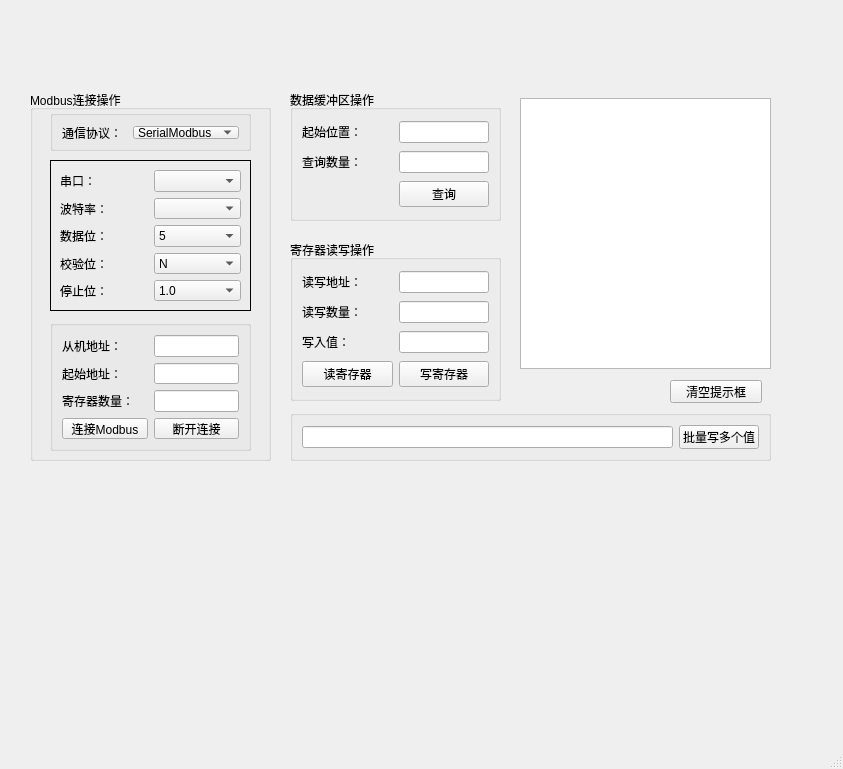
<?xml version="1.0" encoding="UTF-8"?>
<ui version="4.0">
 <class>ManagerTool</class>
 <widget class="QMainWindow" name="ManagerTool">
  <property name="geometry">
   <rect>
    <x>0</x>
    <y>0</y>
    <width>843</width>
    <height>769</height>
   </rect>
  </property>
  <property name="windowTitle">
   <string>MainWindow</string>
  </property>
  <widget class="QWidget" name="centralwidget">
   <widget class="QGroupBox" name="groupBox_connect">
    <property name="geometry">
     <rect>
      <x>30</x>
      <y>90</y>
      <width>241</width>
      <height>371</height>
     </rect>
    </property>
    <property name="title">
     <string>Modbus连接操作</string>
    </property>
    <widget class="QStackedWidget" name="stackedWidget">
     <property name="geometry">
      <rect>
       <x>20</x>
       <y>70</y>
       <width>201</width>
       <height>151</height>
      </rect>
     </property>
     <property name="frameShape">
      <enum>QFrame::Panel</enum>
     </property>
     <property name="frameShadow">
      <enum>QFrame::Plain</enum>
     </property>
     <property name="lineWidth">
      <number>1</number>
     </property>
     <property name="midLineWidth">
      <number>0</number>
     </property>
     <property name="currentIndex">
      <number>0</number>
     </property>
     <widget class="QWidget" name="page_serial">
      <layout class="QHBoxLayout" name="horizontalLayout">
       <item>
        <layout class="QGridLayout" name="gridLayout" columnstretch="1,1" rowminimumheight="1,1,1,1,1">
         <item row="0" column="0">
          <widget class="QLabel" name="label">
           <property name="text">
            <string>串口：</string>
           </property>
          </widget>
         </item>
         <item row="1" column="0">
          <widget class="QLabel" name="label_2">
           <property name="text">
            <string>波特率：</string>
           </property>
          </widget>
         </item>
         <item row="2" column="0">
          <widget class="QLabel" name="label_3">
           <property name="text">
            <string>数据位：</string>
           </property>
          </widget>
         </item>
         <item row="3" column="0">
          <widget class="QLabel" name="label_4">
           <property name="text">
            <string>校验位：</string>
           </property>
          </widget>
         </item>
         <item row="0" column="1">
          <widget class="QComboBox" name="comboBox_portname"/>
         </item>
         <item row="4" column="0">
          <widget class="QLabel" name="label_5">
           <property name="text">
            <string>停止位：</string>
           </property>
          </widget>
         </item>
         <item row="1" column="1">
          <widget class="QComboBox" name="comboBox_baudrate"/>
         </item>
         <item row="2" column="1">
          <widget class="QComboBox" name="comboBox_databit">
           <item>
            <property name="text">
             <string>5</string>
            </property>
           </item>
           <item>
            <property name="text">
             <string>6</string>
            </property>
           </item>
           <item>
            <property name="text">
             <string>7</string>
            </property>
           </item>
           <item>
            <property name="text">
             <string>8</string>
            </property>
           </item>
          </widget>
         </item>
         <item row="3" column="1">
          <widget class="QComboBox" name="comboBox_parity">
           <item>
            <property name="text">
             <string>N</string>
            </property>
           </item>
           <item>
            <property name="text">
             <string>O</string>
            </property>
           </item>
           <item>
            <property name="text">
             <string>E</string>
            </property>
           </item>
          </widget>
         </item>
         <item row="4" column="1">
          <widget class="QComboBox" name="comboBox_stopbit">
           <item>
            <property name="text">
             <string>1.0</string>
            </property>
           </item>
           <item>
            <property name="text">
             <string>1.5</string>
            </property>
           </item>
           <item>
            <property name="text">
             <string>2.0</string>
            </property>
           </item>
          </widget>
         </item>
        </layout>
       </item>
      </layout>
     </widget>
     <widget class="QWidget" name="page_tcp">
      <layout class="QHBoxLayout" name="horizontalLayout_2">
       <item>
        <layout class="QGridLayout" name="gridLayout_2" rowstretch="1,0" columnstretch="1,0">
         <item row="0" column="0">
          <widget class="QLabel" name="label_7">
           <property name="text">
            <string>Ip地址：</string>
           </property>
          </widget>
         </item>
         <item row="0" column="1">
          <widget class="QLineEdit" name="lineEdit_ip_address"/>
         </item>
         <item row="1" column="0">
          <widget class="QLabel" name="label_6">
           <property name="text">
            <string>端口号：</string>
           </property>
          </widget>
         </item>
         <item row="1" column="1">
          <widget class="QLineEdit" name="lineEdit_port_number"/>
         </item>
        </layout>
       </item>
      </layout>
     </widget>
    </widget>
    <widget class="QGroupBox" name="groupBox_2">
     <property name="geometry">
      <rect>
       <x>20</x>
       <y>230</y>
       <width>201</width>
       <height>131</height>
      </rect>
     </property>
     <property name="title">
      <string/>
     </property>
     <property name="flat">
      <bool>false</bool>
     </property>
     <layout class="QHBoxLayout" name="horizontalLayout_5">
      <item>
       <layout class="QGridLayout" name="gridLayout_3" columnstretch="1,1">
        <item row="1" column="0">
         <widget class="QLabel" name="label_10">
          <property name="text">
           <string>起始地址：</string>
          </property>
         </widget>
        </item>
        <item row="1" column="1">
         <widget class="QLineEdit" name="lineEdit_start_address"/>
        </item>
        <item row="3" column="1">
         <widget class="QPushButton" name="pushButton_disconnect">
          <property name="text">
           <string>断开连接</string>
          </property>
         </widget>
        </item>
        <item row="2" column="1">
         <widget class="QLineEdit" name="lineEdit_register_number"/>
        </item>
        <item row="2" column="0">
         <widget class="QLabel" name="label_11">
          <property name="text">
           <string>寄存器数量：</string>
          </property>
         </widget>
        </item>
        <item row="3" column="0">
         <widget class="QPushButton" name="pushButton_connect">
          <property name="text">
           <string>连接Modbus</string>
          </property>
         </widget>
        </item>
        <item row="0" column="0">
         <widget class="QLabel" name="label_8">
          <property name="text">
           <string>从机地址：</string>
          </property>
         </widget>
        </item>
        <item row="0" column="1">
         <widget class="QLineEdit" name="lineEdit_slave_address"/>
        </item>
       </layout>
      </item>
     </layout>
    </widget>
    <widget class="QGroupBox" name="groupBox">
     <property name="geometry">
      <rect>
       <x>20</x>
       <y>20</y>
       <width>201</width>
       <height>41</height>
      </rect>
     </property>
     <property name="title">
      <string/>
     </property>
     <property name="flat">
      <bool>false</bool>
     </property>
     <property name="checkable">
      <bool>false</bool>
     </property>
     <layout class="QHBoxLayout" name="horizontalLayout_4">
      <property name="topMargin">
       <number>10</number>
      </property>
      <item>
       <layout class="QHBoxLayout" name="horizontalLayout_3">
        <item>
         <widget class="QLabel" name="label_16">
          <property name="text">
           <string>通信协议：</string>
          </property>
         </widget>
        </item>
        <item>
         <widget class="QComboBox" name="comboBox_connect_type">
          <item>
           <property name="text">
            <string>SerialModbus</string>
           </property>
          </item>
          <item>
           <property name="text">
            <string>TcpModbus</string>
           </property>
          </item>
         </widget>
        </item>
       </layout>
      </item>
     </layout>
    </widget>
   </widget>
   <widget class="QGroupBox" name="groupBox_data">
    <property name="geometry">
     <rect>
      <x>290</x>
      <y>90</y>
      <width>211</width>
      <height>131</height>
     </rect>
    </property>
    <property name="title">
     <string>数据缓冲区操作</string>
    </property>
    <layout class="QHBoxLayout" name="horizontalLayout_8">
     <item>
      <layout class="QGridLayout" name="gridLayout_6" columnstretch="1,1">
       <item row="1" column="0">
        <widget class="QLabel" name="label_15">
         <property name="text">
          <string>查询数量：</string>
         </property>
        </widget>
       </item>
       <item row="1" column="1">
        <widget class="QLineEdit" name="lineEdit_search_number"/>
       </item>
       <item row="0" column="0">
        <widget class="QLabel" name="label_14">
         <property name="text">
          <string>起始位置：</string>
         </property>
        </widget>
       </item>
       <item row="0" column="1">
        <widget class="QLineEdit" name="lineEdit_search_position"/>
       </item>
       <item row="2" column="1">
        <widget class="QPushButton" name="pushButton_search">
         <property name="text">
          <string>查询</string>
         </property>
        </widget>
       </item>
      </layout>
     </item>
    </layout>
   </widget>
   <widget class="QGroupBox" name="groupBox_readwrite">
    <property name="geometry">
     <rect>
      <x>290</x>
      <y>240</y>
      <width>211</width>
      <height>161</height>
     </rect>
    </property>
    <property name="title">
     <string>寄存器读写操作</string>
    </property>
    <layout class="QHBoxLayout" name="horizontalLayout_7">
     <item>
      <layout class="QGridLayout" name="gridLayout_4" columnstretch="1,1">
       <item row="0" column="0">
        <widget class="QLabel" name="label_9">
         <property name="text">
          <string>读写地址：</string>
         </property>
        </widget>
       </item>
       <item row="1" column="0">
        <widget class="QLabel" name="label_12">
         <property name="text">
          <string>读写数量：</string>
         </property>
        </widget>
       </item>
       <item row="3" column="1">
        <widget class="QPushButton" name="pushButton_single_write">
         <property name="text">
          <string>写寄存器</string>
         </property>
        </widget>
       </item>
       <item row="3" column="0">
        <widget class="QPushButton" name="pushButton_read">
         <property name="text">
          <string>读寄存器</string>
         </property>
        </widget>
       </item>
       <item row="0" column="1">
        <widget class="QLineEdit" name="lineEdit_target_address"/>
       </item>
       <item row="1" column="1">
        <widget class="QLineEdit" name="lineEdit_target_number">
         <property name="text">
          <string/>
         </property>
        </widget>
       </item>
       <item row="2" column="0">
        <widget class="QLabel" name="label_13">
         <property name="text">
          <string>写入值：</string>
         </property>
        </widget>
       </item>
       <item row="2" column="1">
        <widget class="QLineEdit" name="lineEdit_target_single_value">
         <property name="text">
          <string/>
         </property>
        </widget>
       </item>
      </layout>
     </item>
    </layout>
   </widget>
   <widget class="QGroupBox" name="groupBox_3">
    <property name="geometry">
     <rect>
      <x>290</x>
      <y>410</y>
      <width>481</width>
      <height>51</height>
     </rect>
    </property>
    <property name="title">
     <string/>
    </property>
    <layout class="QHBoxLayout" name="horizontalLayout_6">
     <item>
      <layout class="QGridLayout" name="gridLayout_5">
       <item row="0" column="0">
        <widget class="QLineEdit" name="lineEdit_multiple_values"/>
       </item>
       <item row="0" column="1">
        <widget class="QPushButton" name="pushButton_multiple_write">
         <property name="text">
          <string>批量写多个值</string>
         </property>
        </widget>
       </item>
      </layout>
     </item>
    </layout>
   </widget>
   <widget class="QTextEdit" name="textEdit">
    <property name="geometry">
     <rect>
      <x>520</x>
      <y>98</y>
      <width>251</width>
      <height>271</height>
     </rect>
    </property>
   </widget>
   <widget class="QPushButton" name="pushButton_clear_tips">
    <property name="geometry">
     <rect>
      <x>670</x>
      <y>380</y>
      <width>92</width>
      <height>23</height>
     </rect>
    </property>
    <property name="text">
     <string>清空提示框</string>
    </property>
   </widget>
  </widget>
  <widget class="QMenuBar" name="menubar">
   <property name="geometry">
    <rect>
     <x>0</x>
     <y>0</y>
     <width>843</width>
     <height>23</height>
    </rect>
   </property>
   <property name="acceptDrops">
    <bool>false</bool>
   </property>
   <property name="defaultUp">
    <bool>false</bool>
   </property>
  </widget>
  <widget class="QStatusBar" name="statusbar"/>
 </widget>
 <resources/>
 <connections/>
</ui>
